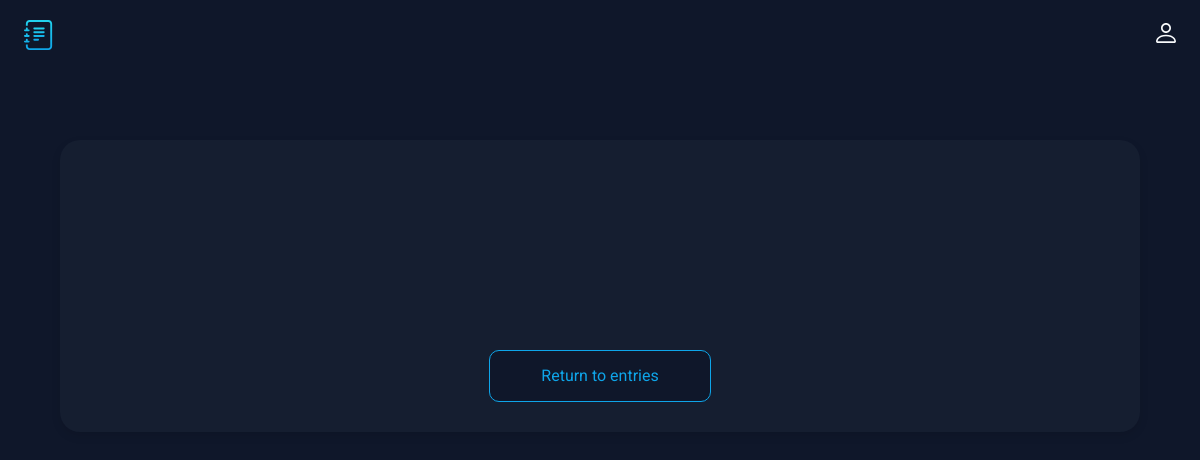
/card/1, run on an earlier commit of the app's database.
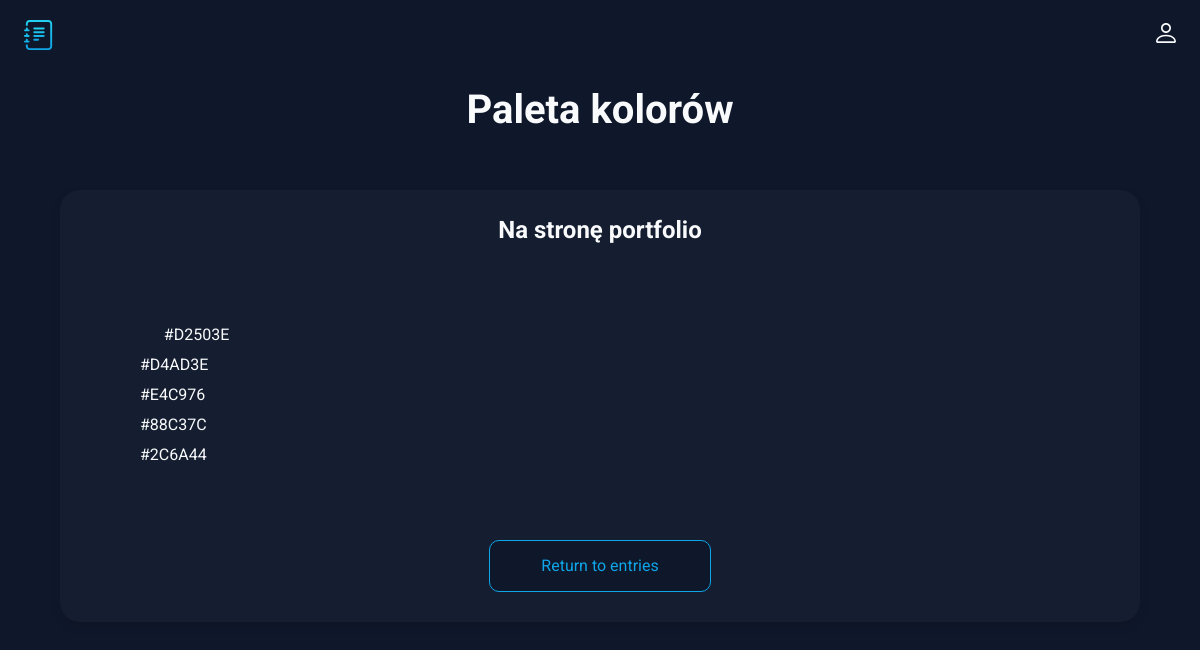
And on a later commit of the database.
### main.py (models this page shows, shortened)
class Card(db.Model):
    id = db.Column(db.Integer, primary_key=True)
    title = db.Column(db.String(100), nullable=False)
    subtitle = db.Column(db.String(300), nullable=False)
    text = db.Column(db.Text, nullable=False)

### main.py (the view)
@app.route('/card/<int:id>')
def card(id):
    card = Card.query.get(id)
    return render_template('card.html', card=card)

### templates/card.html (shortened to what this page needs)
<!doctype html>
<html lang="en">
<head>
  <link rel="stylesheet" href="../static/css/style.css">
</head>
<body>
  <header class="header">
    <img src="../static/img/logo.svg" alt="logo" width="30" height="30">
    <ul class="main-list">
        <li class="list__item">
          <a href="">
            <img src="../static/img/login.svg" alt="login" width="20" height="20">
          </a>
    </ul>
  </header>
  <main class="main">
    {% block content %}
    <h1 class="main__title">{{card.title}}</h1>
    <div class="main__block">
      <h2 class="main__subtitle">{{card.subtitle}}</h2>
      <div class="main__text">
      {{card.text}}
      </div>
      <a class="main__link" href="/">Return to entries</a>
    </div>
  </main>
  {% endblock %}
</body>
</html>

### static/css/style.css (style rules this page uses)
body { margin: 0; padding: 0; font-family: 'Roboto', sans-serif; font-size: 16px; line-height: 20px; background-color: #0F172A; color: #F8FAFC; }
h1, h2, p { margin: 0; }
img { object-fit: contain; }
a { text-decoration: none; color: inherit; transition: 0.2s; }
ul { list-style: none; margin: 0; padding: 0; }
.header { display: flex; justify-content: space-between; align-items: center; padding: 20px 2%; margin-bottom: 30px; }
.main-list { display: flex; align-items: center; gap: 20px; }
.main__title { font-size: 40px; text-align: center; margin-bottom: 70px; }
.main { padding: 0 5%; }
.main__block { background: rgba(30, 41, 59, 0.4); border-radius: 20px; box-shadow: 0px 4px 10px rgba(0, 0, 0, 0.1); padding: 30px 80px; display: flex; flex-direction: column; align-items: center; }
.main__subtitle { text-align: center; margin-bottom: 50px; }
.main__text { line-height: 30px; margin-bottom: 40px; white-space: pre-wrap; align-self: flex-start; }
.main__link { display: block; border: 1px solid rgba(14, 165, 233, 1); background: #0F172A; border-radius: 10px; color: rgba(14, 165, 233, 1); padding: 15px 10px; font: inherit; width: 200px; text-align: center; cursor: pointer; transition: 0.2s; }

What changed in the data, as far as the page shows it:
added Card: title "Paleta kolorów", subtitle "Na stronę portfolio", text "#D2503E #D4AD3E #E4C976 #88C37C #2C6A44"
